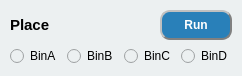
               <widget class="QWidget" name="widget_9" native="true">
                <property name="maximumSize">
                 <size>
                  <width>16777215</width>
                  <height>74</height>
                 </size>
                </property>
                <property name="styleSheet">
                 <string notr="true">background-color: rgb(236, 240, 241);</string>
                </property>
                <layout class="QVBoxLayout" name="verticalLayout_5">
                 <property name="leftMargin">
                  <number>0</number>
                 </property>
                 <property name="topMargin">
                  <number>10</number>
                 </property>
                 <property name="rightMargin">
                  <number>0</number>
                 </property>
                 <property name="bottomMargin">
                  <number>10</number>
                 </property>
                 <item>
                  <widget class="QWidget" name="widget_14" native="true">
                   <layout class="QHBoxLayout" name="horizontalLayout_9" stretch="2,1">
                    <property name="leftMargin">
                     <number>10</number>
                    </property>
                    <property name="topMargin">
                     <number>0</number>
                    </property>
                    <property name="rightMargin">
                     <number>10</number>
                    </property>
                    <property name="bottomMargin">
                     <number>0</number>
                    </property>
                    <item>
                     <widget class="QLabel" name="place_lab">
                      <property name="font">
                       <font>
                        <family>Arial</family>
                        <pointsize>11</pointsize>
                        <bold>true</bold>
                       </font>
                      </property>
                      <property name="text">
                       <string>Place</string>
                      </property>
                     </widget>
                    </item>
                    <item>
                     <widget class="QPushButton" name="place_btn">
                      <property name="minimumSize">
                       <size>
                        <width>0</width>
                        <height>30</height>
                       </size>
                      </property>
                      <property name="font">
                       <font>
                        <family>Arial</family>
                        <bold>true</bold>
                       </font>
                      </property>
                      <property name="cursor">
                       <cursorShape>PointingHandCursor</cursorShape>
                      </property>
                      <property name="styleSheet">
                       <string notr="true">background-color:rgb(41, 128, 185);
color: rgb(255, 255, 255);
border-radius: 10px;
border: 2px groove gray;
border-style: outset;</string>
                      </property>
                      <property name="text">
                       <string>Run</string>
                      </property>
                     </widget>
                    </item>
                   </layout>
                  </widget>
                 </item>
                 <item>
                  <widget class="QWidget" name="widget_15" native="true">
                   <layout class="QHBoxLayout" name="horizontalLayout_10">
                    <property name="leftMargin">
                     <number>10</number>
                    </property>
                    <property name="topMargin">
                     <number>0</number>
                    </property>
                    <property name="rightMargin">
                     <number>10</number>
                    </property>
                    <property name="bottomMargin">
                     <number>0</number>
                    </property>
                    <item>
                     <widget class="QRadioButton" name="radioButton_A">
                      <property name="font">
                       <font>
                        <family>Arial</family>
                       </font>
                      </property>
                      <property name="text">
                       <string>BinA</string>
                      </property>
                     </widget>
                    </item>
                    <item>
                     <widget class="QRadioButton" name="radioButton_B">
                      <property name="font">
                       <font>
                        <family>Arial</family>
                       </font>
                      </property>
                      <property name="text">
                       <string>BinB</string>
                      </property>
                     </widget>
                    </item>
                    <item>
                     <widget class="QRadioButton" name="radioButton_C">
                      <property name="font">
                       <font>
                        <family>Arial</family>
                       </font>
                      </property>
                      <property name="text">
                       <string>BinC</string>
                      </property>
                     </widget>
                    </item>
                    <item>
                     <widget class="QRadioButton" name="radioButton_D">
                      <property name="font">
                       <font>
                        <family>Arial</family>
                       </font>
                      </property>
                      <property name="text">
                       <string>BinD</string>
                      </property>
                     </widget>
                    </item>
                   </layout>
                  </widget>
                 </item>
                </layout>
               </widget>
